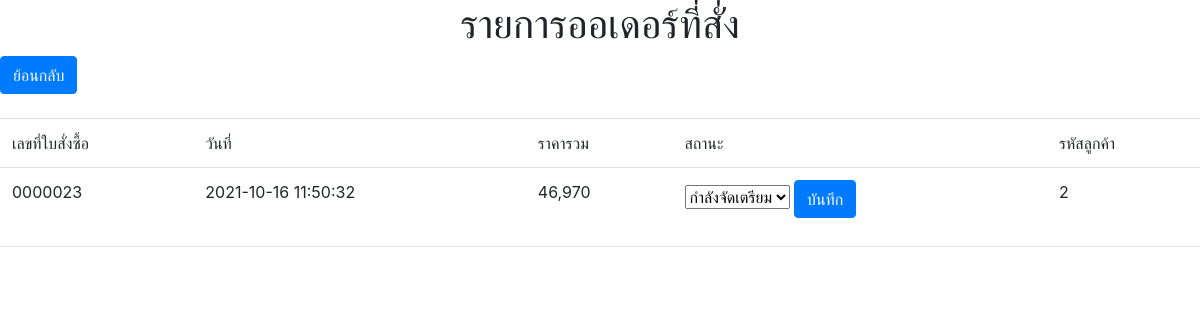
The page /admin_manage_order.php?a=0000023 on the database its author committed.
### tables this page shows
CREATE TABLE `orders` (
  `oid` int(7) UNSIGNED ZEROFILL NOT NULL,
  `ototal` int(7) NOT NULL,
  `odate` datetime NOT NULL,
  `member_id` int(7) NOT NULL,
  `status` varchar(100) NOT NULL
);

### admin_manage_order.php (the view, shortened to what this page needs)
<!doctype html>
<html>
<head>
<link rel="stylesheet" href="https://stackpath.bootstrapcdn.com/bootstrap/4.1.3/css/bootstrap.min.css">
</head>
<body>
    <blockquote>
<h1 align="center">รายการออเดอร์ที่สั่ง</h1>
        <a href="admin_view.php"><button type="button" class="btn btn-primary"><div class="b">ย้อนกลับ</div></button></a>
        <br>
        <br>
    <table class="table">
  <thead class="thead-dark">
  <tr>
    <td scope="col">เลขที่ใบสั่งซื้อ</td>
    <td scope="col">วันที่</td>
    <td scope="col">ราคารวม</td>
    <td scope="col">สถานะ</td>
    <td scope="col">รหัสลูกค้า</td>
  </tr>
  </thead>
  <?php
	include("connectdb.php");
	$sql = "SELECT * FROM `orders` WHERE `oid` = '".$_GET['a']."' ";
	$rs = mysqli_query($conn, $sql) ;
	while ($data = mysqli_fetch_array($rs, MYSQLI_BOTH)) {
?>
<tbody>
  <tr scope="row">
    <td><?=$data['oid'];?></td>
    <td><?=$data['odate'];?></td>
    <td><?=number_format($data['ototal'],0);?></td>
    <td>
        <form method="post">
  <select name="select" id="select">
	  <option value="กำลังจัดเตรียม">กำลังจัดเตรียม</option>
  </select>
        <input type="submit" class="btn btn-primary" name="Submit" value="บันทึก">
        </form></td>
    <td><?=$data['member_id'];?></td>
  </tr>
  <?php  }  ?>
</table>
        <hr>
</body>
</html>

### rows shown on the page
orders: oid "0000023", odate "2021-10-16 11:50:32", ototal "46,970", member "2"
